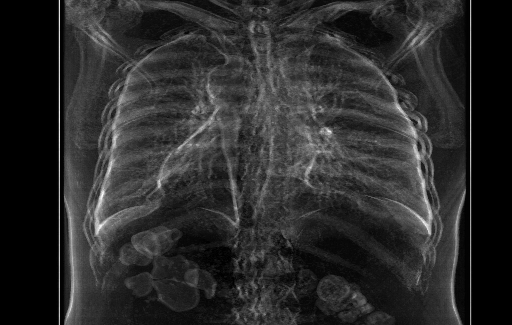
#> input picture result.png, 512 x 325 px
$ python hist_equalization.py   (older library calls are emulated)
#> lines starting #> are read from the running program, lines starting #| are printed output that depends on the picture
import cv2
import matplotlib
import matplotlib.pyplot as plt
import numpy
import numpy as np
from PIL import Image

from skimage import data, img_as_float
from skimage import exposure

matplotlib.rcParams['font.size'] = 8


def plot_img_and_hist(image, axes, bins=256):
    """Plot an image along with its histogram and cumulative histogram.

    # """
    # img_xray_hist=
    # image_orgin= cv2.imread('google.jpg')
    # img_gray = cv2.cvtColor(image_orgin, cv2.COLOR_BGR2GRAY)
    # image = Image.fromarray(np.uint8(img_arr))
    image = img_as_float(image)
    ax_img, ax_hist = axes
    ax_cdf = ax_hist.twinx()

    # Display image
    ax_img.imshow(image, cmap=plt.cm.gray)
    plt.imsave("contrast stretching main3.png", image, cmap=plt.cm.gray)
    # process_image = cv2.imread("process.png")
    # # #
    # laplacian = cv2.Laplacian(process_image, cv2.CV_8I, ksize=1)
    # dst = cv2.convertScaleAbs(laplacian)
    #
    # # median_img = cv2.medianBlur(process_image, 3)
    # # #
    # cv2.imwrite("final.png", dst)
    # plt.savefig('test1.png',ax_img)
    ax_img.set_axis_off()

    # Display histogram
    ax_hist.hist(image.ravel(), bins=bins, histtype='step', color='black')
    ax_hist.ticklabel_format(axis='y', style='scientific', scilimits=(0, 0))
    ax_hist.set_xlabel('Pixel intensity')
    ax_hist.set_xlim(0, 1)
    ax_hist.set_yticks([])

    # Display cumulative distribution
    img_cdf, bins = exposure.cumulative_distribution(image, bins)
    ax_cdf.plot(bins, img_cdf, 'r')
    ax_cdf.set_yticks([])
    # preprocess(numpy.array(Data))
    # plt.imsave('hist_eq.png',numpy.array(ax_img))

    return ax_img, ax_hist, ax_cdf


# Load an example image
# img = data.moon()
image_orgin = cv2.imread('result.png')
#> image_orgin is the input picture: shape (325, 512, 3); min 0, max 255, mean 43.7
img = cv2.cvtColor(image_orgin, cv2.COLOR_BGR2GRAY)

# Contrast stretching
p2, p98 = np.percentile(img, (2, 98))
#> p2 = 0; p98 = 130
img_rescale = exposure.rescale_intensity(img, in_range=(p2, p98))
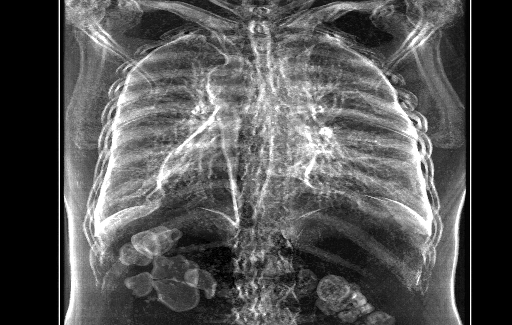
#> img_rescale: shape (325, 512); min 0, max 255, mean 84.1

# Equalization
img_eq = exposure.equalize_hist(img)
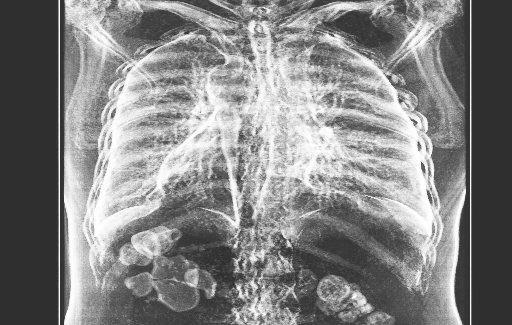
#> img_eq: shape (325, 512) float64; min 0.187, max 1, mean 0.521

# Adaptive Equalization
img_adapteq = exposure.equalize_adapthist(img, clip_limit=0.03)
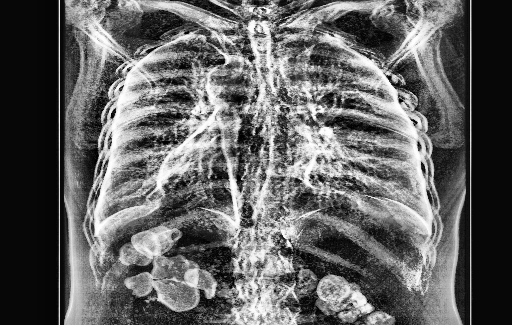
#> img_adapteq: shape (325, 512) float64; min 0, max 1, mean 0.387

# Display results
fig = plt.figure(figsize=(8, 5))
axes = np.zeros((2, 4), dtype=np.object)
axes[0, 0] = fig.add_subplot(2, 4, 1)
for i in range(1, 4):
    axes[0, i] = fig.add_subplot(2, 4, 1 + i, sharex=axes[0, 0], sharey=axes[0, 0])
for i in range(0, 4):
    axes[1, i] = fig.add_subplot(2, 4, 5 + i)

# [6 lines of commented-out code are left out]

ax_img, ax_hist, ax_cdf = plot_img_and_hist(img_rescale, axes[:, 1])
#> in plot_img_and_hist, `img_cdf, bins = exposure.cumulative_distribution(image, bins)`: img_cdf = 256 values from 0.187 to 1; bins = 256 values from 0.00195 to 0.998
ax_img.set_title('Contrast stretching')

# [6 lines of commented-out code are left out]
ax_cdf.set_ylabel('Fraction of total intensity')
ax_cdf.set_yticks(np.linspace(0, 1, 5))

# prevent overlap of y-axis labels
# fig.tight_layout()
# plt.savefig('contrast stretching main2.png')
# plt.show()
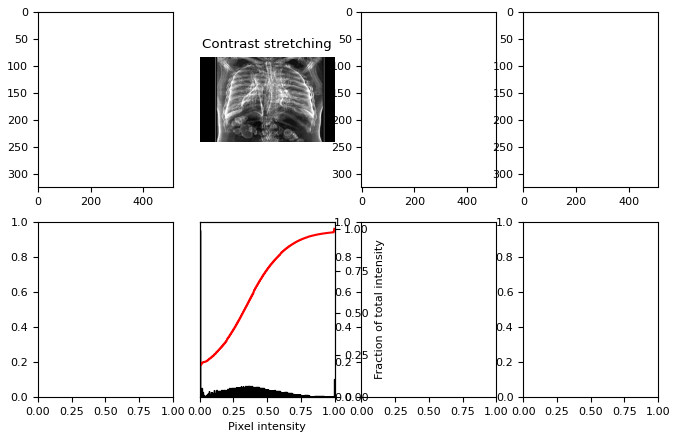
#> figure drawn by matplotlib, 3 panels; panel 3: curve peaks at x = 0.998, y = 1
